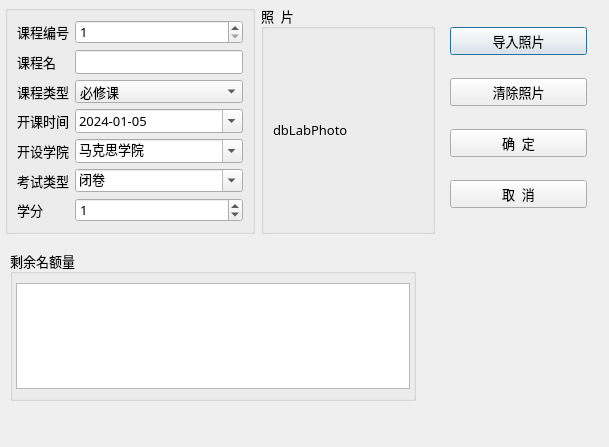
<?xml version="1.0" encoding="UTF-8"?>
<ui version="4.0">
 <class>TDialogData</class>
 <widget class="QDialog" name="TDialogData">
  <property name="geometry">
   <rect>
    <x>0</x>
    <y>0</y>
    <width>609</width>
    <height>447</height>
   </rect>
  </property>
  <property name="font">
   <font>
    <family>宋体</family>
    <pointsize>10</pointsize>
   </font>
  </property>
  <property name="windowTitle">
   <string>编辑记录</string>
  </property>
  <widget class="QWidget" name="layoutWidget">
   <property name="geometry">
    <rect>
     <x>450</x>
     <y>10</y>
     <width>137</width>
     <height>216</height>
    </rect>
   </property>
   <layout class="QVBoxLayout" name="verticalLayout_2">
    <item>
     <widget class="QPushButton" name="btnSetPhoto">
      <property name="text">
       <string>导入照片</string>
      </property>
      <property name="icon">
       <iconset resource="res.qrc">
        <normaloff>:/images/images/00.JPG</normaloff>:/images/images/00.JPG</iconset>
      </property>
     </widget>
    </item>
    <item>
     <widget class="QPushButton" name="btnClearPhoto">
      <property name="text">
       <string>清除照片</string>
      </property>
      <property name="icon">
       <iconset resource="res.qrc">
        <normaloff>:/images/images/103.bmp</normaloff>:/images/images/103.bmp</iconset>
      </property>
     </widget>
    </item>
    <item>
     <widget class="QPushButton" name="btnOK">
      <property name="text">
       <string>确  定</string>
      </property>
      <property name="icon">
       <iconset resource="res.qrc">
        <normaloff>:/images/images/704.bmp</normaloff>:/images/images/704.bmp</iconset>
      </property>
     </widget>
    </item>
    <item>
     <widget class="QPushButton" name="btnClose">
      <property name="text">
       <string>取  消</string>
      </property>
      <property name="icon">
       <iconset resource="res.qrc">
        <normaloff>:/images/images/706.bmp</normaloff>:/images/images/706.bmp</iconset>
      </property>
     </widget>
    </item>
   </layout>
  </widget>
  <widget class="QGroupBox" name="groupBox_3">
   <property name="geometry">
    <rect>
     <x>10</x>
     <y>250</y>
     <width>406</width>
     <height>151</height>
    </rect>
   </property>
   <property name="title">
    <string>剩余名额量</string>
   </property>
   <property name="flat">
    <bool>true</bool>
   </property>
   <layout class="QVBoxLayout" name="verticalLayout_3">
    <property name="leftMargin">
     <number>3</number>
    </property>
    <property name="rightMargin">
     <number>3</number>
    </property>
    <item>
     <widget class="QPlainTextEdit" name="editMemo">
      <property name="maximumSize">
       <size>
        <width>16777215</width>
        <height>16777215</height>
       </size>
      </property>
     </widget>
    </item>
   </layout>
  </widget>
  <widget class="QWidget" name="layoutWidget">
   <property name="geometry">
    <rect>
     <x>5</x>
     <y>5</y>
     <width>430</width>
     <height>229</height>
    </rect>
   </property>
   <layout class="QHBoxLayout" name="horizontalLayout">
    <item>
     <widget class="QGroupBox" name="groupBox_2">
      <property name="title">
       <string/>
      </property>
      <layout class="QFormLayout" name="formLayout">
       <item row="0" column="0">
        <widget class="QLabel" name="label">
         <property name="text">
          <string>课程编号</string>
         </property>
         <property name="buddy">
          <cstring>spinEmpNo</cstring>
         </property>
        </widget>
       </item>
       <item row="0" column="1">
        <widget class="QSpinBox" name="spinEmpNo">
         <property name="minimum">
          <number>1</number>
         </property>
         <property name="maximum">
          <number>10000</number>
         </property>
        </widget>
       </item>
       <item row="1" column="0">
        <widget class="QLabel" name="label_2">
         <property name="text">
          <string>课程名</string>
         </property>
         <property name="buddy">
          <cstring>editName</cstring>
         </property>
        </widget>
       </item>
       <item row="1" column="1">
        <widget class="QLineEdit" name="editName"/>
       </item>
       <item row="2" column="0">
        <widget class="QLabel" name="label_3">
         <property name="text">
          <string>课程类型</string>
         </property>
         <property name="buddy">
          <cstring>comboSex</cstring>
         </property>
        </widget>
       </item>
       <item row="2" column="1">
        <widget class="QComboBox" name="comboSex">
         <item>
          <property name="text">
           <string>必修课</string>
          </property>
         </item>
         <item>
          <property name="text">
           <string>选修课</string>
          </property>
         </item>
         <item>
          <property name="text">
           <string>重修课</string>
          </property>
         </item>
        </widget>
       </item>
       <item row="3" column="0">
        <widget class="QLabel" name="label_5">
         <property name="text">
          <string>开课时间</string>
         </property>
         <property name="buddy">
          <cstring>editBirth</cstring>
         </property>
        </widget>
       </item>
       <item row="3" column="1">
        <widget class="QDateEdit" name="editBirth">
         <property name="dateTime">
          <datetime>
           <hour>0</hour>
           <minute>0</minute>
           <second>0</second>
           <year>2024</year>
           <month>1</month>
           <day>5</day>
          </datetime>
         </property>
         <property name="displayFormat">
          <string>yyyy-MM-dd</string>
         </property>
         <property name="calendarPopup">
          <bool>true</bool>
         </property>
         <property name="date">
          <date>
           <year>2024</year>
           <month>1</month>
           <day>5</day>
          </date>
         </property>
        </widget>
       </item>
       <item row="4" column="0">
        <widget class="QLabel" name="label_7">
         <property name="text">
          <string>开设学院</string>
         </property>
         <property name="buddy">
          <cstring>comboProvince</cstring>
         </property>
        </widget>
       </item>
       <item row="4" column="1">
        <widget class="QComboBox" name="comboProvince">
         <property name="editable">
          <bool>true</bool>
         </property>
         <property name="currentText">
          <string>马克思学院</string>
         </property>
         <item>
          <property name="text">
           <string>马克思学院</string>
          </property>
         </item>
         <item>
          <property name="text">
           <string>理学院</string>
          </property>
         </item>
         <item>
          <property name="text">
           <string>计算机学院</string>
          </property>
         </item>
         <item>
          <property name="text">
           <string>外国语学院</string>
          </property>
         </item>
         <item>
          <property name="text">
           <string>电气学院</string>
          </property>
         </item>
         <item>
          <property name="text">
           <string>自动化学院</string>
          </property>
         </item>
        </widget>
       </item>
       <item row="5" column="0">
        <widget class="QLabel" name="label_6">
         <property name="text">
          <string>考试类型</string>
         </property>
         <property name="buddy">
          <cstring>comboDep</cstring>
         </property>
        </widget>
       </item>
       <item row="5" column="1">
        <widget class="QComboBox" name="comboDep">
         <property name="editable">
          <bool>true</bool>
         </property>
         <property name="currentText">
          <string>闭卷</string>
         </property>
         <item>
          <property name="text">
           <string>闭卷</string>
          </property>
         </item>
         <item>
          <property name="text">
           <string>开卷</string>
          </property>
         </item>
        </widget>
       </item>
       <item row="6" column="0">
        <widget class="QLabel" name="label_12">
         <property name="text">
          <string>学分</string>
         </property>
         <property name="buddy">
          <cstring>spinSalary</cstring>
         </property>
        </widget>
       </item>
       <item row="6" column="1">
        <widget class="QSpinBox" name="spinSalary">
         <property name="enabled">
          <bool>true</bool>
         </property>
         <property name="prefix">
          <string/>
         </property>
         <property name="minimum">
          <number>0</number>
         </property>
         <property name="maximum">
          <number>50000</number>
         </property>
         <property name="singleStep">
          <number>1</number>
         </property>
         <property name="value">
          <number>1</number>
         </property>
        </widget>
       </item>
      </layout>
     </widget>
    </item>
    <item>
     <widget class="QGroupBox" name="groupBox">
      <property name="title">
       <string>照  片</string>
      </property>
      <property name="flat">
       <bool>true</bool>
      </property>
      <layout class="QVBoxLayout" name="verticalLayout">
       <item>
        <widget class="QLabel" name="LabPhoto">
         <property name="minimumSize">
          <size>
           <width>150</width>
           <height>0</height>
          </size>
         </property>
         <property name="maximumSize">
          <size>
           <width>350</width>
           <height>16777215</height>
          </size>
         </property>
         <property name="text">
          <string>dbLabPhoto</string>
         </property>
        </widget>
       </item>
      </layout>
     </widget>
    </item>
   </layout>
  </widget>
 </widget>
 <resources>
  <include location="res.qrc"/>
 </resources>
 <connections>
  <connection>
   <sender>btnClose</sender>
   <signal>clicked()</signal>
   <receiver>TDialogData</receiver>
   <slot>reject()</slot>
   <hints>
    <hint type="sourcelabel">
     <x>530</x>
     <y>230</y>
    </hint>
    <hint type="destinationlabel">
     <x>294</x>
     <y>205</y>
    </hint>
   </hints>
  </connection>
  <connection>
   <sender>btnOK</sender>
   <signal>clicked()</signal>
   <receiver>TDialogData</receiver>
   <slot>accept()</slot>
   <hints>
    <hint type="sourcelabel">
     <x>530</x>
     <y>173</y>
    </hint>
    <hint type="destinationlabel">
     <x>294</x>
     <y>205</y>
    </hint>
   </hints>
  </connection>
 </connections>
</ui>
